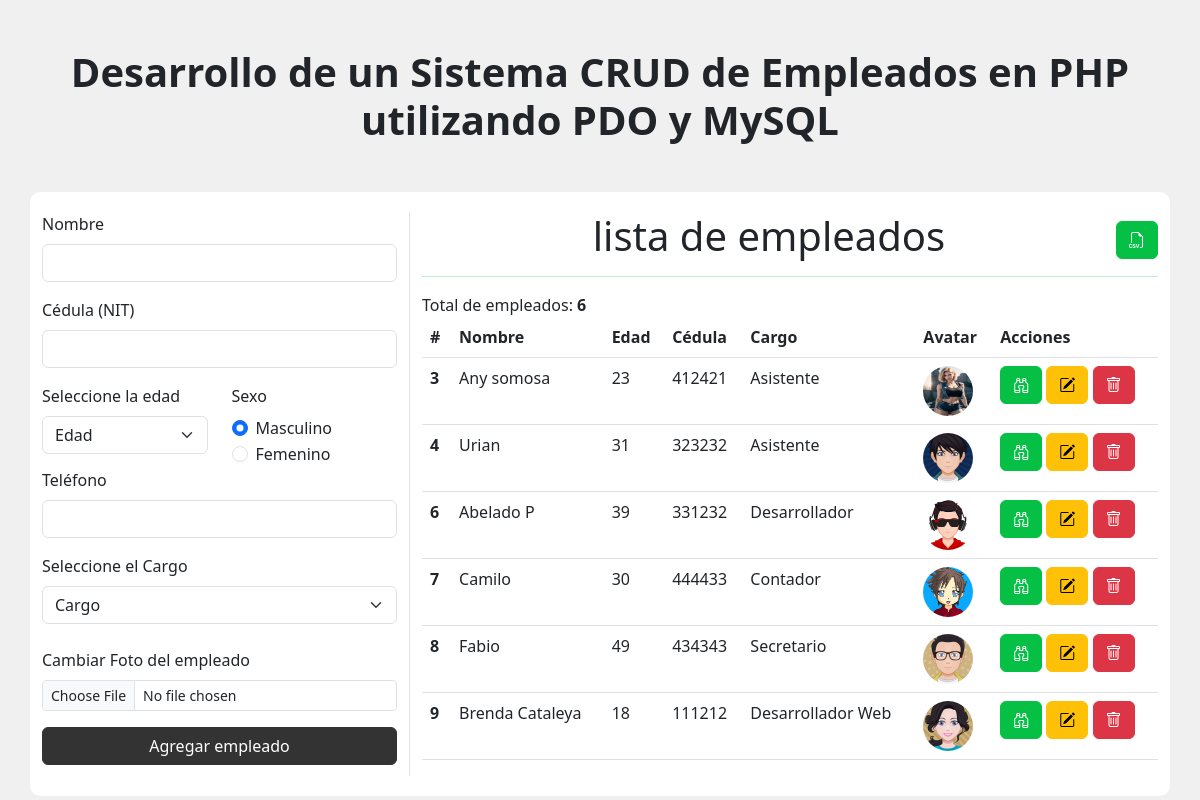
The page / on the database its author committed.
### tables this page shows
CREATE TABLE `tbl_empleados` (
  `id` int NOT NULL AUTO_INCREMENT,
  `nombre` varchar(100) NOT NULL,
  `edad` int DEFAULT NULL,
  `cedula` varchar(20) DEFAULT NULL,
  `sexo` varchar(10) DEFAULT NULL,
  `telefono` varchar(20) DEFAULT NULL,
  `cargo` varchar(100) DEFAULT NULL,
  `avatar` varchar(255) DEFAULT NULL,
  PRIMARY KEY (`id`)
);

### acciones/acciones.php (called while the page is built, shortened)
<?php
function obtenerEmpleados($conexion)
{
    $sql = "SELECT * FROM tbl_empleados ORDER BY id ASC";
    $resultado = $conexion->query($sql);
    return $resultado;
}

### empleados.php (the view)
<div class="table-responsive">
    <table class="table table-hover" id="table_empleados">
        <thead>
            <tr>
                <th scope="col">#</th>
                <th scope="col">Nombre</th>
                <th scope="col">Edad</th>
                <th scope="col">Cédula</th>
                <th scope="col">Cargo</th>
                <th scope="col">Avatar</th>
                <th scope="col">Acciones</th>
            </tr>
        </thead>
        <tbody>
            <?php
            foreach ($empleados as $empleado) { ?>
                <tr id="empleado_<?php echo $empleado['id']; ?>">
                    <th scope='row'><?php echo $empleado['id']; ?></th>
                    <td><?php echo $empleado['nombre']; ?></td>
                    <td> <?php echo $empleado['edad']; ?></td>
                    <td><?php echo $empleado['cedula']; ?></td>
                    <td><?php echo $empleado['cargo']; ?></td>
                    <td>
                        <img class="rounded-circle" src="acciones/fotos_empleados/<?php echo $empleado['avatar']; ?>" alt=<?php echo $empleado['nombre']; ?> width="50" height="50">
                    </td>
                    <td>
                        <a title="Ver detalles del empleado" href="visualizar.php?id=<?php echo $empleado['id']; ?>" class="btn btn-success"><i class="bi bi-binoculars"></i></a>
                        <a title="Editar datos del empleado" href="index.php?id=<?php echo $empleado['id']; ?>" class="btn btn-warning"><i class="bi bi-pencil-square"></i></a>
                        <a title="Eliminar datos del empleado" href="#" class="btn btn-danger" onclick="eliminarEmpleado(<?php echo $empleado['id']; ?>, '<?php echo $empleado['avatar']; ?>')"><i class="bi bi-trash"></i></a>
                    </td>
                </tr>
            <?php } ?>
        </tbody>
    </table>
</div>

### index.php (shortened to what this page needs)
<!doctype html>
<html lang="es">
<head>
    <link href="https://cdn.jsdelivr.net/npm/bootstrap@5.3.3/dist/css/bootstrap.min.css" rel="stylesheet">
    <link rel="stylesheet" href="https://cdn.jsdelivr.net/npm/bootstrap-icons@1.11.3/font/bootstrap-icons.min.css" />
    <link rel="stylesheet" href="assets/css/home.css">
    <link rel="stylesheet" href="https://cdnjs.cloudflare.com/ajax/libs/twitter-bootstrap/5.3.0/css/bootstrap.min.css">
    <link rel="stylesheet" href="https://cdn.datatables.net/2.0.1/css/dataTables.bootstrap5.css">
</head>
<body>
    <?php
    include("config/config.php");
    include("acciones/acciones.php");
    ?>
    <h1 class="text-center mt-5 mb-5 fw-bold">Desarrollo de un Sistema CRUD de Empleados en PHP utilizando PDO y MySQL</h1>
    <div class="container">
        <div class="row justify-content-md-center">
            <div class="col-md-4" style="border-right: 1px solid #dee2e6;">
                <?php
                include("formulario.php"); ?>
            </div>
            <div class="col-md-8">
                <h1 class="text-center">lista de empleados
                    <span class="float-end">
                        <a href="acciones/exportar.php" class="btn btn-success" title="Exportar a CSV" download="empleados.csv"><i class="bi bi-filetype-csv"></i></a>
                    </span>
                    <hr>
                </h1>
                <?php
                $empleados = obtenerEmpleados($conexion);
                $totalEmpleados = $empleados->num_rows;
                echo "Total de empleados: <strong>" . $totalEmpleados . "</strong>";
                include("empleados.php"); ?>
            </div>
        </div>
    </div>
</body>
</html>

### formulario.php (shortened to what this page needs)
<form action="<?php echo isset($datoEmpleadoEdit['id']) ? 'acciones/updateEmpleado.php' : 'acciones/acciones.php'; ?>" method="POST" enctype="multipart/form-data">
    <div class="mb-3">
        <label class="form-label">Nombre</label>
        <input type="text" name="nombre" class="form-control" value="<?php echo isset($datoEmpleadoEdit['nombre']) ? $datoEmpleadoEdit['nombre'] : ''; ?>" />
    </div>
    <div class="mb-3">
        <label class="form-label">Cédula (NIT)</label>
        <input type="text" name="cedula" class="form-control" value="<?php echo isset($datoEmpleadoEdit['cedula']) ? $datoEmpleadoEdit['cedula'] : ''; ?>" />
    </div>
    <div class="row">
        <div class="col-md-6">
            <label class="form-label">Seleccione la edad</label>
            <select class="form-select" name="edad" required>
                <option value="">Edad</option>
            </select>
        </div>
        <div class="col-md-6">
            <label class="form-label">Sexo</label>
            <div class="form-check">
                <input class="form-check-input" type="radio" name="sexo" id="sexo_m" value="Masculino" <?php echo (isset($datoEmpleadoEdit['sexo']) && $datoEmpleadoEdit['sexo'] == 'Masculino') ? 'checked' : ''; ?> checked>
                <label class="form-check-label" for="sexo_m">
                    Masculino
                </label>
            </div>
            <div class="form-check">
                <input class="form-check-input" type="radio" name="sexo" id="sexo_f" value="Femenino" <?php echo (isset($datoEmpleadoEdit['sexo']) && $datoEmpleadoEdit['sexo'] == 'Femenino') ? 'checked' : ''; ?>>
                <label class="form-check-label" for="sexo_f">
                    Femenino
                </label>
            </div>
        </div>
    </div>
    <div class="mb-3">
        <label class="form-label">Teléfono</label>
        <input type="number" name="telefono" class="form-control" value="<?php echo isset($datoEmpleadoEdit['telefono']) ? $datoEmpleadoEdit['telefono'] : ''; ?>" required />
    </div>
    <div class="mb-3">
        <label class="form-label">Seleccione el Cargo</label>
        <select name="cargo" class="form-select" required>
            <option selected value="">Cargo</option>
        </select>
    </div>
    <div class="mb-3 mt-4">
        <label class="form-label">Cambiar Foto del empleado</label>
        <input class="form-control form-control-sm" type="file" name="avatar" accept="image/png, image/jpeg" <?php echo !isset($datoEmpleadoEdit['id']) ? 'required' : ''; ?> />
    </div>
    <div class="d-grid gap-2">
        <button type="submit" class="btn btn-primary btn_add">
            <?php echo isset($datoEmpleadoEdit['id']) ? 'Editar' : 'Agregar'; ?> empleado
        </button>
    </div>
</form>

### assets/css/home.css (style rules this page uses)
body { background-color: #f0f0f0 !important; }
.container { background-color: #fff !important; padding: 20px; border-radius: 10px; }
label { display: flex; justify-content: flex-start; }
.btn_add { width: 100%; border: 1px solid #333 !important; background-color: #333 !important; }
.btn-success { border: 1px solid #06c046 !important; background-color: #06c046 !important; }
hr { height: 0.1px !important; color: #06c046 !important; width: 100% !important; background-color: red; }

### rows shown on the page
tbl_empleados: id "3", nombre "Any somosa", edad "23", cedula "412421", cargo "Asistente", avatar (picture)
tbl_empleados: id "4", nombre "Urian", edad "31", cedula "323232", cargo "Asistente", avatar (picture)
tbl_empleados: id "6", nombre "Abelado P", edad "39", cedula "331232", cargo "Desarrollador", avatar (picture)
tbl_empleados: id "7", nombre "Camilo", edad "30", cedula "444433", cargo "Contador", avatar (picture)
tbl_empleados: id "8", nombre "Fabio", edad "49", cedula "434343", cargo "Secretario", avatar (picture)
tbl_empleados: id "9", nombre "Brenda Cataleya", edad "18", cedula "111212", cargo "Desarrollador Web", avatar (picture)

### other values the page prints
$totalEmpleados "6"
